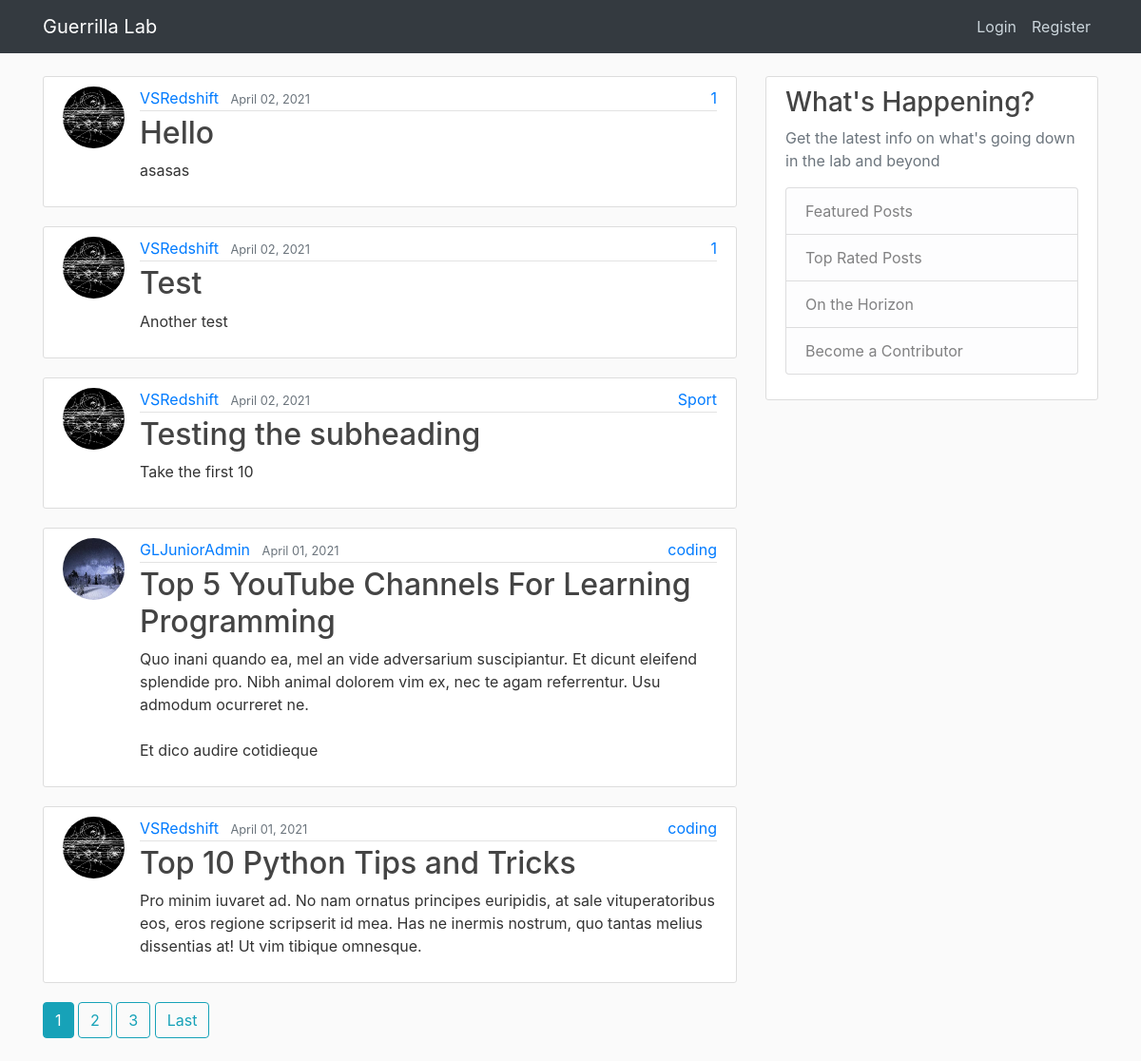
The app's page /, older data.
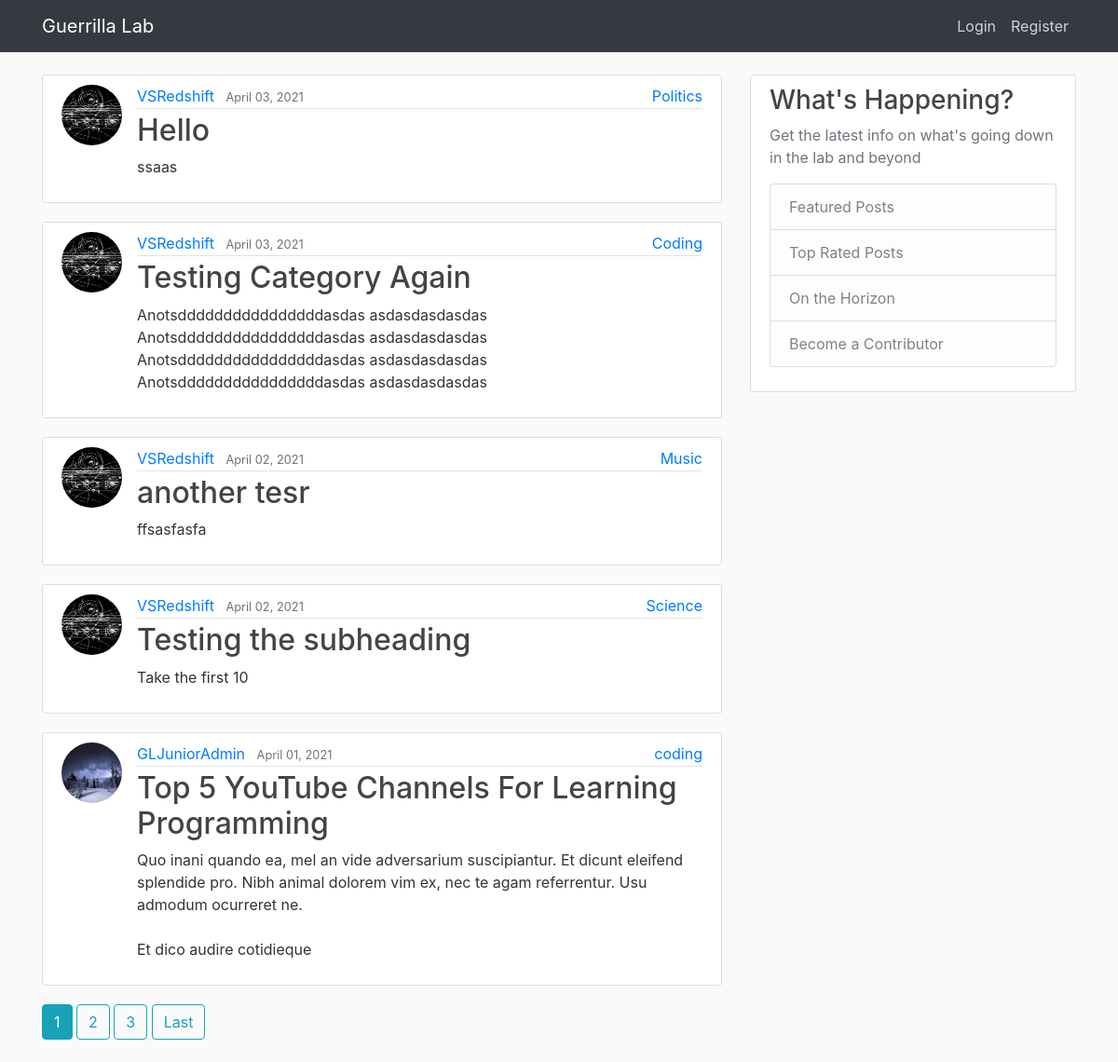
The same page, newer data.
### blog/models.py (models this page shows, shortened)
class Post(models.Model):
    title = models.CharField(max_length=100)
    content = models.TextField()
    subheading = models.TextField(max_length=255, blank=True, default=None)
    date_posted = models.DateTimeField(default=timezone.now)
    author = models.ForeignKey(User, on_delete=models.CASCADE)
    category = models.CharField(max_length=30, default=None)
    tags = TaggableManager(blank=True)

### users/models.py (models this page shows, shortened)
class Profile(models.Model):
    user = models.OneToOneField(User, on_delete=models.CASCADE)
    bio = models.TextField(max_length=1000)
    image = models.ImageField(default='default.jpg', upload_to='profile_pics')

### blog/views.py (the view)
# urls.py: path('', PostListView.as_view(), name='blog-home'),
class PostListView(ListView):
    model = Post
    template_name = 'blog/home.html'    # <app>/<model>_<viewtype>.html
    context_object_name = 'posts'
    ordering = ['-date_posted']         # Show newest posts first
    paginate_by = 5                     # Set number of posts per page

### blog/templates/blog/home.html (shortened to what this page needs)
{% extends "blog/base.html" %}
{% block content %}
    {% for post in posts %}
        <article class="media content-section">
            <img
                class="rounded-circle article-img"
                src="{{ post.author.profile.image.url }}"
                alt=""
            />
            <div class="media-body article-top">
                <div class="article-metadata">
                    <a class="mr-2" href="{% url 'user-posts' post.author.username %}">{{ post.author }}</a>
                    <small class="text-muted"
                        >{{ post.date_posted|date:"F d, Y" }} </small
                    >
                    <a href="#" class="article-category">{{ post.category }}</a>
                </div>
                <h2>
                    <a class="article-title" href="{% url 'post-detail' post.id %}"
                        >{{ post.title }}</a
                    >
                </h2>
                {% if post.subheading %}
                    <p class="article-content">{{ post.subheading|safe }}</p>
                {% else %}
                    <p class="article-content">{{ post.content|safe|slice:"0:200" }}</p>
                {% endif %}
            </div>
        </article>
    {% endfor %}
    {% if is_paginated %}
        {% for num in page_obj.paginator.page_range %}
            {% if page_obj.number == num %}
                <a class="btn btn-info mb-4" href="?page={{ num }}">{{ num }}</a>
            {% elif num > page_obj.number|add:'-3' and num < page_obj.number|add:'3' %}
                <a class="btn btn-outline-info mb-4" href="?page={{ num }}">{{ num }}</a>
            {% endif %}
        {% endfor %}
        {% if page_obj.has_next %}
            <a class="btn btn-outline-info mb-4" href="?page={{ page_obj.paginator.num_pages }}">Last</a>
        {% endif %}
    {% endif %}
{% endblock content %}

Row changes from the older to the newer data that the page shows:
removed Post: author.profile.image (picture), author "VSRedshift", date_posted "April 02, 2021", category "1", title "Hello", subheading "asasas"
removed Post: author.profile.image (picture), author "VSRedshift", date_posted "April 02, 2021", category "1", title "Test", subheading "Another test"
no longer on this page (row unchanged): Post: author.profile.image (picture), author "VSRedshift", date_posted "April 01, 2021", category "coding", title "Top 10 Python Tips and Tricks", content "Pro minim iuvaret ad. No nam ornatus principes euripidis, at sale vituperatoribus eos, eros regione scripserit id mea. Has ne inermis nostrum, quo tantas melius dissentias at! Ut vim tibique omnesque."
added Post: author.profile.image (picture), author "VSRedshift", date_posted "April 03, 2021", category "Politics", title "Hello", subheading "ssaas"
added Post: author.profile.image (picture), author "VSRedshift", date_posted "April 03, 2021", category "Coding", title "Testing Category Again", subheading "Anotsddddddddddddddddasdas asdasdasdasdas Anotsddddddddddddddddasdas asdasdasdasdas Anotsddddddddddddddddasdas asdasdasdasdas Anotsddddddddddddddddasdas asdasdasdasdas"
added Post: author.profile.image (picture), author "VSRedshift", date_posted "April 02, 2021", category "Music", title "another tesr", subheading "ffsasfasfa"
changed Post "Testing the subheading": category "Sport" → "Science"
